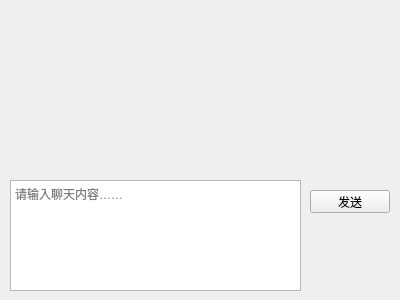
<?xml version="1.0" encoding="UTF-8"?>
<ui version="4.0">
 <class>Form</class>
 <widget class="QWidget" name="Form">
  <property name="geometry">
   <rect>
    <x>0</x>
    <y>0</y>
    <width>400</width>
    <height>300</height>
   </rect>
  </property>
  <property name="windowTitle">
   <string>QQ聊天</string>
  </property>
  <widget class="QPlainTextEdit" name="sendingbox">
   <property name="geometry">
    <rect>
     <x>10</x>
     <y>180</y>
     <width>291</width>
     <height>111</height>
    </rect>
   </property>
   <property name="placeholderText">
    <string>请输入聊天内容……</string>
   </property>
  </widget>
  <widget class="QPushButton" name="sendingbut">
   <property name="geometry">
    <rect>
     <x>310</x>
     <y>190</y>
     <width>80</width>
     <height>23</height>
    </rect>
   </property>
   <property name="text">
    <string>发送</string>
   </property>
  </widget>
 </widget>
 <resources/>
 <connections/>
</ui>
